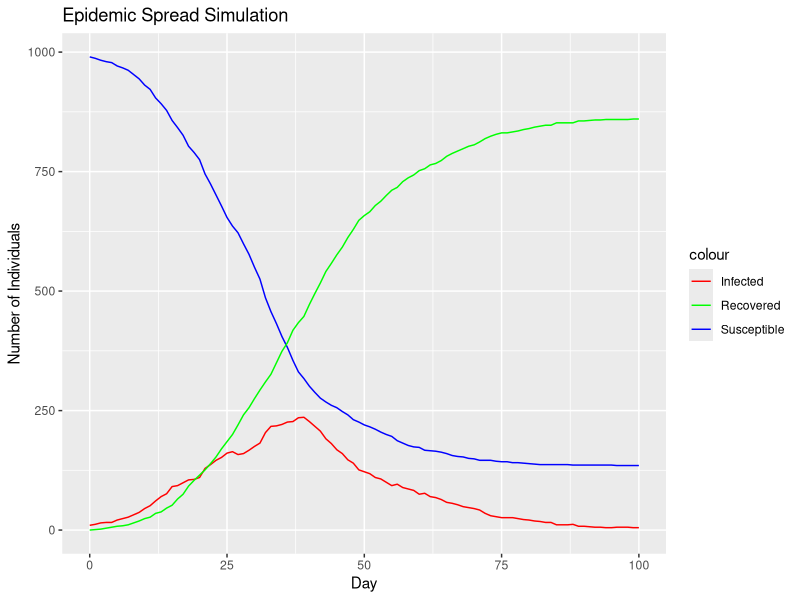
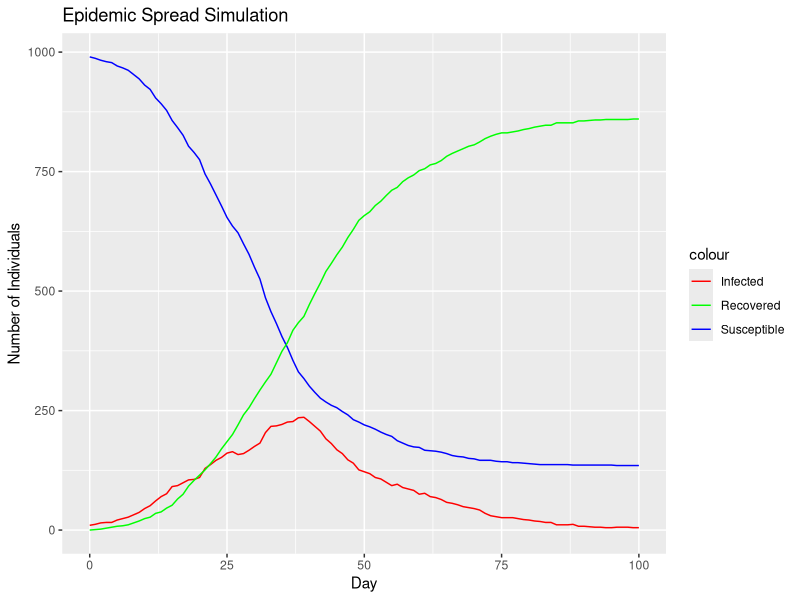

These charts were generated, in order, by the following R code:
install.packages("ggplot2")
library(ggplot2)

population_size <- 1000 # Total population
initial_infected <- 10 # Initially infected individuals
infection_prob <- 0.05 # Probability of infection per contact
recovery_rate <- 0.1 # Probability of recovery per time step
num_days <- 100 # Number of days to simulate

# Initialization
status <- rep("susceptible", population_size)
status[sample(population_size, initial_infected)] <- "infected"
data <- data.frame(day = 0, susceptible = population_size - initial_infected, infected = initial_infected, recovered = 0)

# Simulation
set.seed(123)
for (day in 1:num_days) {
  
  # Counters for new infections and recoveries each day
  new_infected <- 0
  new_recovered <- 0
  
  # Iterate over each individual in the population
  for (i in 1:population_size) {
    if (status[i] == "infected") {
      if (runif(1) < recovery_rate) {
        # Change status to 'recovered' if the random number is below the recovery rate
        status[i] <- "recovered"
        new_recovered <- new_recovered + 1
      } else {
        # Select random contacts 
        contacts <- sample(population_size, 5, replace = TRUE)
        for (contact in contacts) {
          # Check if contact is susceptible and if infection occurs based on infection probability
          if (status[contact] == "susceptible" && runif(1) < infection_prob) {
            status[contact] <- "infected"
            new_infected <- new_infected + 1
          }
        }
      }
    }
  }
  
  susceptible_count <- sum(status == "susceptible")
  infected_count <- sum(status == "infected")
  recovered_count <- sum(status == "recovered")
  
  data <- rbind(data, data.frame(day = day, susceptible = susceptible_count, infected = infected_count, recovered = recovered_count))
}

ggplot(data, aes(x = day)) +
  geom_line(aes(y = susceptible, colour = "Susceptible")) +
  geom_line(aes(y = infected, colour = "Infected")) +
  geom_line(aes(y = recovered, colour = "Recovered")) +
  labs(title = "Epidemic Spread Simulation", x = "Day", y = "Number of Individuals") +
  scale_colour_manual(values = c("Susceptible" = "blue", "Infected" = "red", "Recovered" = "green"))

ggsave("epidemic_simulation.png", width = 10, height = 6)
